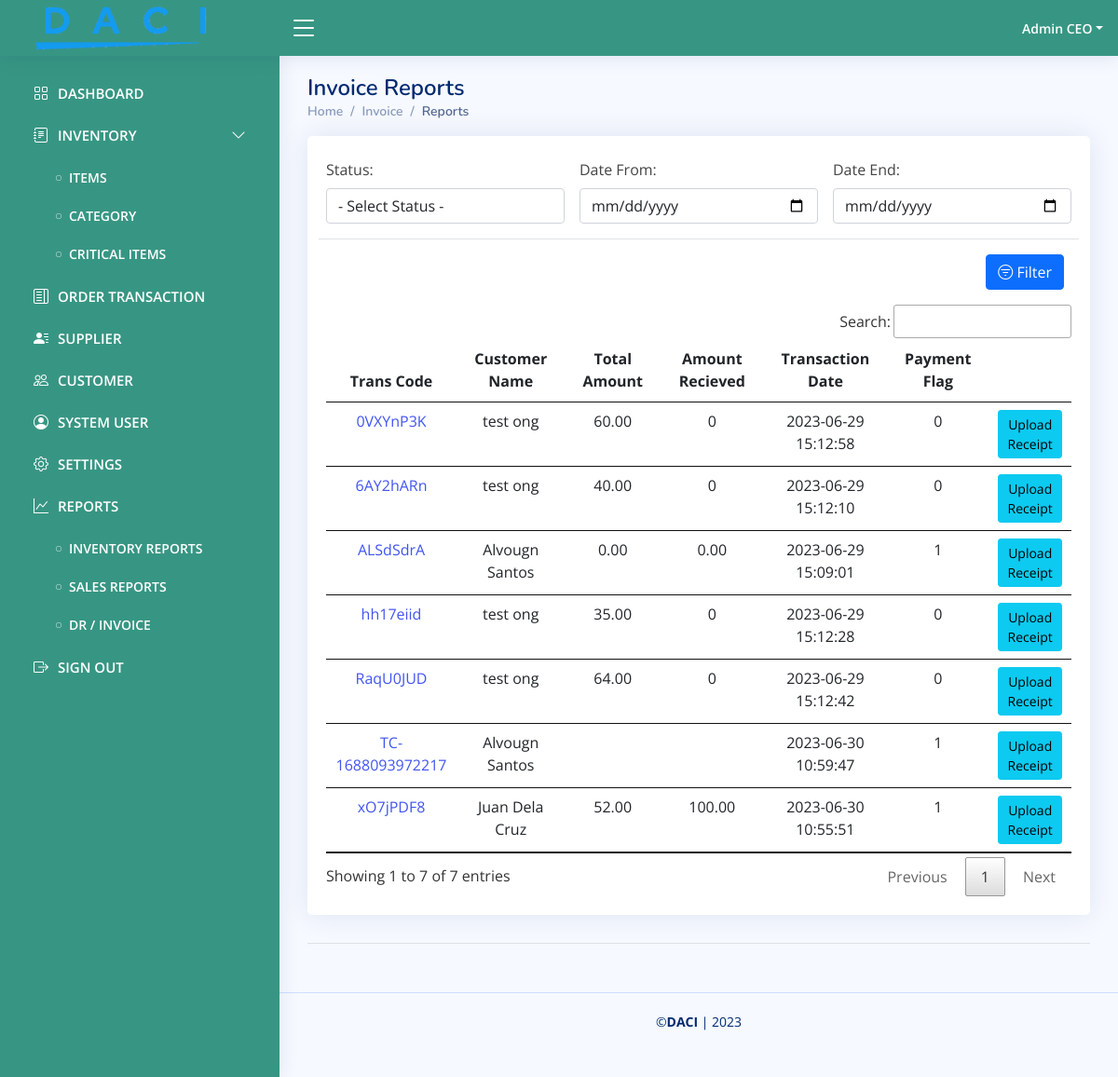
The app's page /accounts/dr-reports.php (signed in) with its own data.
### tables this page shows
CREATE TABLE `pos_order` (
  `order_id` int(11) NOT NULL,
  `customer_id` int(11) NOT NULL,
  `trans_code` varchar(100) NOT NULL,
  `item_code` varchar(100) NOT NULL,
  `qty` int(11) NOT NULL,
  `update_price` varchar(12) NOT NULL,
  `item_price_change` varchar(12) NOT NULL,
  `status` tinyint(1) NOT NULL,
  `is_walkin` int(11) NOT NULL,
  `receipt` text NOT NULL,
  `created_by` int(11) NOT NULL,
  `created_at` datetime NOT NULL DEFAULT current_timestamp()
);

CREATE TABLE `pos_customer` (
  `customer_id` int(12) NOT NULL,
  `firstname` varchar(32) NOT NULL,
  `lastname` varchar(32) NOT NULL,
  `address` text NOT NULL,
  `contact` varchar(36) NOT NULL,
  `email` varchar(50) NOT NULL,
  `username` varchar(50) NOT NULL,
  `password` varchar(50) NOT NULL,
  `sm_id` int(12) NOT NULL,
  `shipper` varchar(100) NOT NULL,
  `area` varchar(50) NOT NULL,
  `is_active` int(1) NOT NULL,
  `date_added` timestamp NOT NULL DEFAULT current_timestamp()
);

CREATE TABLE `pos_payment` (
  `payment_id` int(11) NOT NULL,
  `trans_code` varchar(100) NOT NULL,
  `total_amount` double(10,2) NOT NULL,
  `discounted_amount` varchar(100) NOT NULL,
  `cash` double(10,2) NOT NULL,
  `discount_1` varchar(12) NOT NULL,
  `discount_2` varchar(12) NOT NULL,
  `payment_method` varchar(50) NOT NULL,
  `created_by` int(11) NOT NULL,
  `created_date` datetime NOT NULL
);

### accounts/controller/dr-reports.php (called while the page is built, shortened)
<?php
include('../controller/database.php');
if(isset($_POST['status'])){
$status   = $_POST['status'];
$datefrom = $_POST['datefrom'];
$dateend  = $_POST['dateend'];
$order = $mysqli->query("SELECT *,po.trans_code as transcode,sm.name as sm, SUM(po.qty*pi.item_price) as amount from pos_order AS po
							LEFT JOIN pos_customer as pc on pc.customer_id  = po.customer_id
							LEFT JOIN pos_items as pi on pi.item_code  = po.item_code
							LEFT JOIN pos_payment as pp on pp.trans_code  = po.trans_code
							LEFT JOIN pos_salesman as sm on sm.sm_id  = pc.sm_id
							WHERE po.status ='$status' and  (DATE(po.created_at) between '$datefrom' and '$dateend')
							GROUP BY po.trans_code
							ORDER BY po.order_id DESC");
} else {
	$order = $mysqli->query("SELECT *,po.trans_code as transcode,sm.name as sm, SUM(po.qty*pi.item_price) as amount from pos_order AS po
							LEFT JOIN pos_customer as pc on pc.customer_id  = po.customer_id
							LEFT JOIN pos_items as pi on pi.item_code  = po.item_code
							LEFT JOIN pos_payment as pp on pp.trans_code  = po.trans_code
							LEFT JOIN pos_salesman as sm on sm.sm_id  = pc.sm_id
							GROUP BY po.trans_code
							ORDER BY po.order_id DESC");
}

### accounts/dr-reports.php (the view, shortened to what this page needs)
<?php include('header.php');?>
<?php include('nav.php');?>
<?php include('controller/dr-reports.php');?>
  <main id="main" class="main">
    <div class="pagetitle">
      <h1>Invoice Reports</h1>
      <nav>
        <ol class="breadcrumb">
          <li class="breadcrumb-item"><a href="index.php">Home</a></li>
          <li class="breadcrumb-item">Invoice</li>
          <li class="breadcrumb-item active">Reports</li>
        </ol>
      </nav>
    </div>
    <section class="section">
      <div class="row">
        <div class="col-lg-12">
          <div class="card">
            <div class="card-body">
			<br>
						<form class="row g-3" method="post">
							<div class="col-4">
							  <label for="inputNanme4" class="form-label">Status: </label>
							  <select  class="form-control" name="status" required>
								<option value=""> - Select Status -</option>
							  </select>
							</div>
							<div class="col-4">
							  <label for="inputNanme4" class="form-label">Date From: </label>
							   <input type="date" class="form-control" name="datefrom" value="<?php echo $_POST['datefrom'];?>" required>
							</div>
							<div class="col-4">
							  <label for="inputNanme4" class="form-label">Date End: </label>
							 <input type="date" class="form-control" name="dateend" value="<?php echo $_POST['dateend'];?>" required>
							</div>
							<div class="modal-footer">
							  <button type="submit" class="btn btn-primary" name="filter-dr"><i class="bi bi-filter-circle"></i> Filter </button>
							</div>
						</form>
              <table class="table  hover-datatable" id="reject-reports">
                <thead>
                  <tr>
                    <th scope="col"  class="text-center">Trans Code</th>
                    <th scope="col"  class="text-center">Customer Name</th>
                    <th scope="col"  class="text-center">Total Amount</th>
                    <th scope="col"  class="text-center">Amount Recieved</th>
                    <th scope="col"  class="text-center">Transaction Date</th>
                    <th scope="col"  class="text-center">Payment Flag</th>
                    <th scope="col"  class="text-center"></th>
                  </tr>
                </thead>
                <tbody>
				<?php while($val = $order->fetch_object()){
				?>
                  <tr >
                  	<td class="text-center"><a href="print-payment.php?transcode=<?php echo $val->transcode;?>" target="_blank"><?php echo $val->transcode;?></a></td>
                    <td class="text-center"><?php echo $val->firstname . ' '. $val->lastname;?></td>
                    <td class="text-center"><?php echo $val->total_amount;?></td>
                    <td class="text-center"><?php echo ($val->status == 1) ? $val->cash : 0;?></td>
                    <td class="text-center"><?php echo $val->created_at;?></td>
                    <td class="text-center"><?php echo $val->status;?></td>
                    <td class="text-center">
					<?php if($val->receipt !=""){?>
					<img src="receipt/<?php echo $val->receipt;?>" width="200px"  data-bs-toggle="modal" data-bs-target="#add-receipt<?php echo $val->transcode;?>">
					<?php } else { ?>
					<button class="btn btn-info btn-sm" data-bs-toggle="modal" data-bs-target="#add-receipt<?php echo $val->transcode;?>"> Upload Receipt </button>
					<?php } ?>
					</td>
                  </tr>
                <?php } ?>
                </tbody>
              </table>
            </div>
          </div>
        </div>
      </div>
    </section>
        <div class="modal-footer">
		</div>
  </main>
<?php include('footer.php');?>

### assets/css/style.css (style rules this page uses)
:root { scroll-behavior: smooth; }
body { font-family: "Open Sans", sans-serif; background: #f6f9ff; color: #444444; }
a { color: #4154f1; text-decoration: none; }
h1, h2, h3, h4, h5, h6 { font-family: "Nunito", sans-serif; }
#main { margin-top: 60px; padding: 20px 30px; transition: all 0.3s; }
.pagetitle { margin-bottom: 10px; }
.pagetitle h1 { font-size: 24px; margin-bottom: 0; font-weight: 600; color: #012970; }
.card { margin-bottom: 30px; border: none; border-radius: 5px; box-shadow: 0px 0 30px rgba(1, 41, 112, 0.1); }
.card-body { padding: 0 20px 20px 20px; }
.breadcrumb { font-size: 14px; font-family: "Nunito", sans-serif; color: #899bbd; font-weight: 600; }
.breadcrumb a { color: #899bbd; transition: 0.3s; }
.breadcrumb .breadcrumb-item::before { color: #899bbd; }
.breadcrumb .active { color: #51678f; font-weight: 600; }
@media (min-width: 1200px) { #main, #footer { margin-left: 300px; } }

### accounts/dr-reports.php (style rules this page uses)
tr { text-align: center; }

### records on screen
pos_order: trans_code "TC-1688093972217", customer.firstname "Alvougn", customer.lastname "Santos", created_at "2023-06-30 10:59:47", status "1"
pos_order: trans_code "xO7jPDF8", customer.firstname "Juan", customer.lastname "Dela Cruz", pos_payment.total_amount "52.00", pos_payment.cash "100.00", created_at "2023-06-30 10:55:51", status "1"
pos_order: trans_code "0VXYnP3K", customer.firstname "test", customer.lastname "ong", pos_payment.total_amount "60.00", created_at "2023-06-29 15:12:58", status "0"
pos_order: trans_code "RaqU0JUD", customer.firstname "test", customer.lastname "ong", pos_payment.total_amount "64.00", created_at "2023-06-29 15:12:42", status "0"
pos_order: trans_code "hh17eiid", customer.firstname "test", customer.lastname "ong", pos_payment.total_amount "35.00", created_at "2023-06-29 15:12:28", status "0"
pos_order: trans_code "6AY2hARn", customer.firstname "test", customer.lastname "ong", pos_payment.total_amount "40.00", created_at "2023-06-29 15:12:10", status "0"
pos_order: trans_code "ALSdSdrA", customer.firstname "Alvougn", customer.lastname "Santos", pos_payment.total_amount "0.00", pos_payment.cash "0.00", created_at "2023-06-29 15:09:01", status "1"

### other values on screen
$_SESSION['name'] "Admin CEO"
